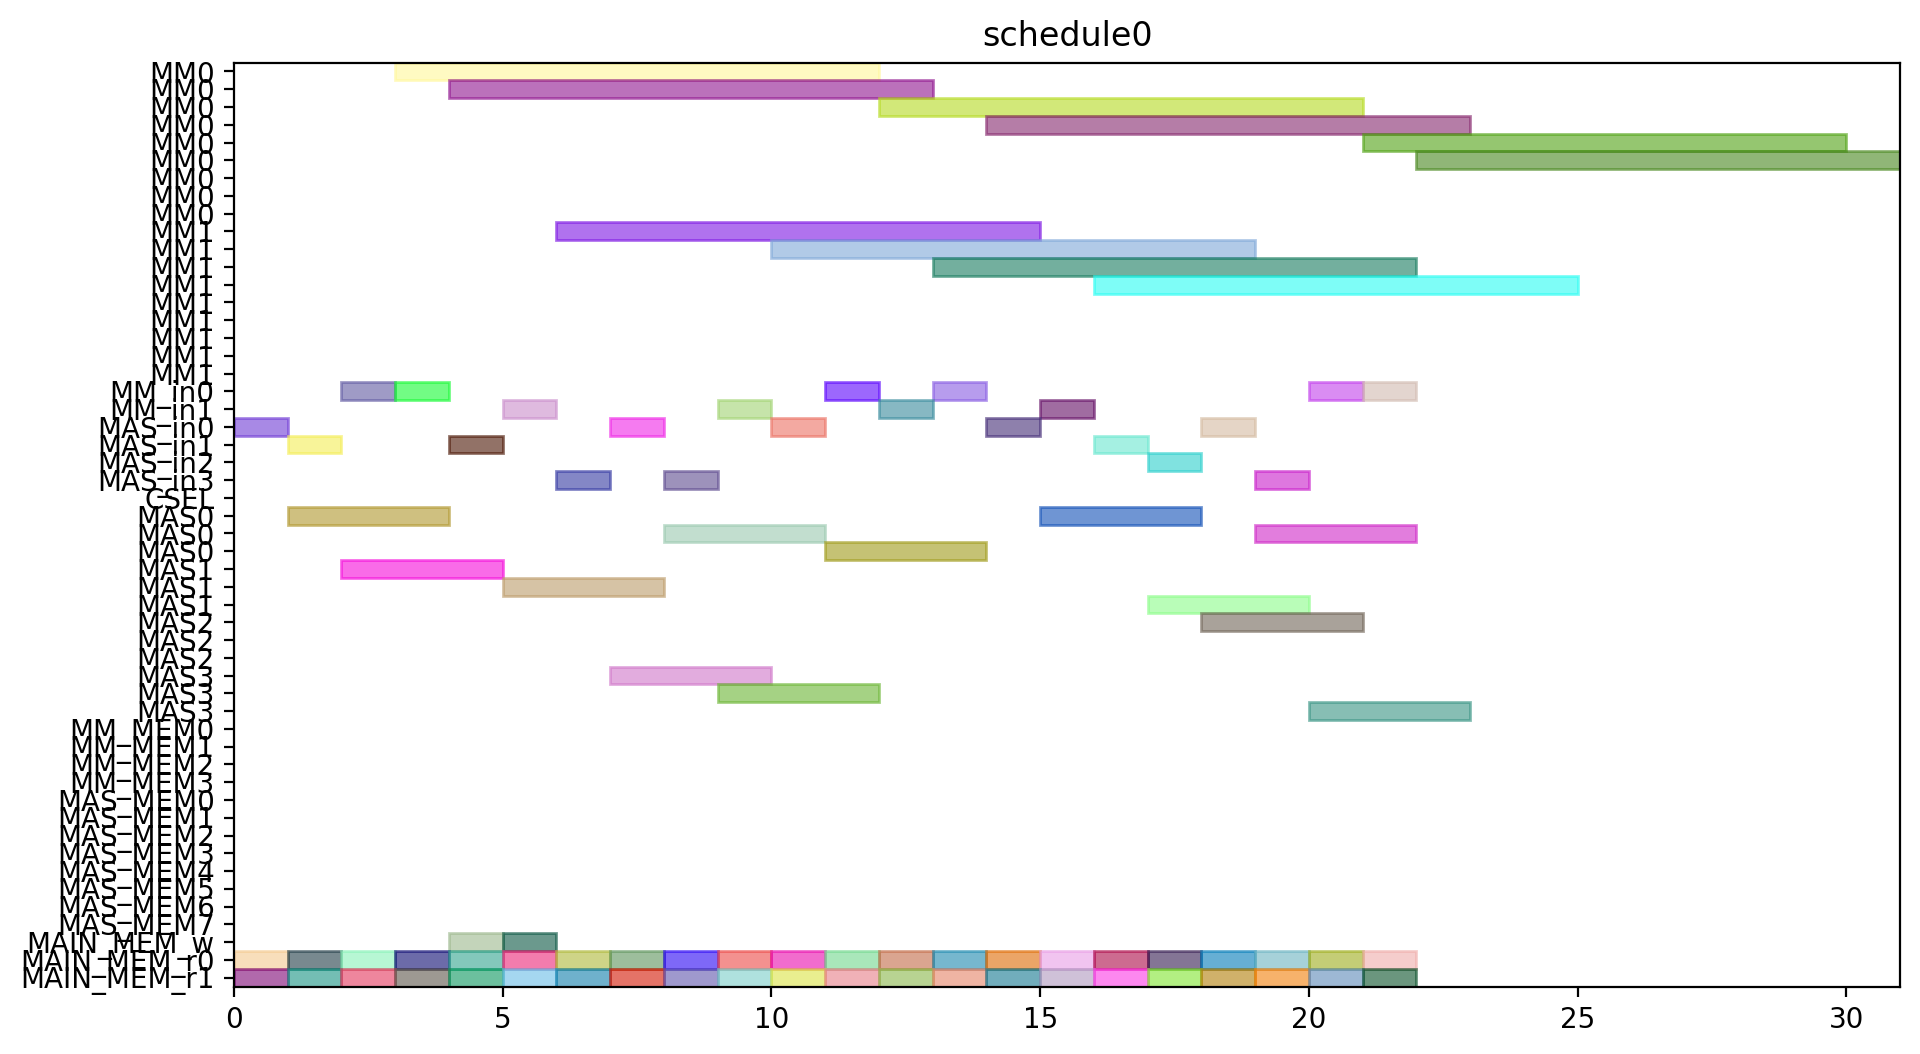

Python code for this plot:
from pyschedule import Scenario, solvers, plotters, alt


def solve():
	horizon = 120
	S = Scenario("schedule0", horizon=horizon)

	# resource
	MM = S.Resources('MM', num=2, size=9)
	MM_in = S.Resources('MM_in', num=2)
	MAS_in = S.Resources('MAS_in', num=4)
	CSEL = S.Resource('CSEL')
	MAS = S.Resources('MAS', num=4, size=3, periods=range(1, horizon))
	MM_MEM = S.Resources('MM_MEM', num=4)
	MAS_MEM = S.Resources('MAS_MEM', num=8)
	MAIN_MEM_w = S.Resource('MAIN_MEM_w', size=1)
	MAIN_MEM_r = S.Resources('MAIN_MEM_r', num=2)

	# result of previous scheduling

	# new tasks
	c10_t0 = S.Task('c10_t0', length=9, delay_cost=1)
	c10_t0 += alt(MM)
	c10_t0_in = S.Task('c10_t0_in', length=1, delay_cost=1)
	c10_t0_in += alt(MM_in)
	S += c10_t0_in*MM_in[0]<=c10_t0*MM[0]
	S += c10_t0_in*MM_in[1]<=c10_t0*MM[1]
	c10_t0_mem0 = S.Task('c10_t0_mem0', length=1, delay_cost=1)
	c10_t0_mem0 += MAIN_MEM_r[0]
	S += c10_t0_mem0 <= c10_t0

	c10_t0_mem1 = S.Task('c10_t0_mem1', length=1, delay_cost=1)
	c10_t0_mem1 += MAIN_MEM_r[1]
	S += c10_t0_mem1 <= c10_t0

	c10_t1 = S.Task('c10_t1', length=9, delay_cost=1)
	c10_t1 += alt(MM)
	c10_t1_in = S.Task('c10_t1_in', length=1, delay_cost=1)
	c10_t1_in += alt(MM_in)
	S += c10_t1_in*MM_in[0]<=c10_t1*MM[0]
	S += c10_t1_in*MM_in[1]<=c10_t1*MM[1]
	c10_t1_mem0 = S.Task('c10_t1_mem0', length=1, delay_cost=1)
	c10_t1_mem0 += MAIN_MEM_r[0]
	S += c10_t1_mem0 <= c10_t1

	c10_t1_mem1 = S.Task('c10_t1_mem1', length=1, delay_cost=1)
	c10_t1_mem1 += MAIN_MEM_r[1]
	S += c10_t1_mem1 <= c10_t1

	c10_t2 = S.Task('c10_t2', length=3, delay_cost=1)
	c10_t2 += alt(MAS)
	c10_t2_in = S.Task('c10_t2_in', length=1, delay_cost=1)
	c10_t2_in += alt(MAS_in)
	S += c10_t2_in*MAS_in[0]<=c10_t2*MAS[0]

	S += c10_t2_in*MAS_in[1]<=c10_t2*MAS[1]

	S += c10_t2_in*MAS_in[2]<=c10_t2*MAS[2]

	S += c10_t2_in*MAS_in[3]<=c10_t2*MAS[3]

	c10_t2_mem0 = S.Task('c10_t2_mem0', length=1, delay_cost=1)
	c10_t2_mem0 += MAIN_MEM_r[0]
	S += c10_t2_mem0 <= c10_t2

	c10_t2_mem1 = S.Task('c10_t2_mem1', length=1, delay_cost=1)
	c10_t2_mem1 += MAIN_MEM_r[1]
	S += c10_t2_mem1 <= c10_t2

	c10_t3 = S.Task('c10_t3', length=3, delay_cost=1)
	c10_t3 += alt(MAS)
	c10_t3_in = S.Task('c10_t3_in', length=1, delay_cost=1)
	c10_t3_in += alt(MAS_in)
	S += c10_t3_in*MAS_in[0]<=c10_t3*MAS[0]

	S += c10_t3_in*MAS_in[1]<=c10_t3*MAS[1]

	S += c10_t3_in*MAS_in[2]<=c10_t3*MAS[2]

	S += c10_t3_in*MAS_in[3]<=c10_t3*MAS[3]

	c10_t3_mem0 = S.Task('c10_t3_mem0', length=1, delay_cost=1)
	c10_t3_mem0 += MAIN_MEM_r[0]
	S += c10_t3_mem0 <= c10_t3

	c10_t3_mem1 = S.Task('c10_t3_mem1', length=1, delay_cost=1)
	c10_t3_mem1 += MAIN_MEM_r[1]
	S += c10_t3_mem1 <= c10_t3

	c20_t0 = S.Task('c20_t0', length=9, delay_cost=1)
	c20_t0 += alt(MM)
	c20_t0_in = S.Task('c20_t0_in', length=1, delay_cost=1)
	c20_t0_in += alt(MM_in)
	S += c20_t0_in*MM_in[0]<=c20_t0*MM[0]
	S += c20_t0_in*MM_in[1]<=c20_t0*MM[1]
	c20_t0_mem0 = S.Task('c20_t0_mem0', length=1, delay_cost=1)
	c20_t0_mem0 += MAIN_MEM_r[0]
	S += c20_t0_mem0 <= c20_t0

	c20_t0_mem1 = S.Task('c20_t0_mem1', length=1, delay_cost=1)
	c20_t0_mem1 += MAIN_MEM_r[1]
	S += c20_t0_mem1 <= c20_t0

	c20_t1 = S.Task('c20_t1', length=9, delay_cost=1)
	c20_t1 += alt(MM)
	c20_t1_in = S.Task('c20_t1_in', length=1, delay_cost=1)
	c20_t1_in += alt(MM_in)
	S += c20_t1_in*MM_in[0]<=c20_t1*MM[0]
	S += c20_t1_in*MM_in[1]<=c20_t1*MM[1]
	c20_t1_mem0 = S.Task('c20_t1_mem0', length=1, delay_cost=1)
	c20_t1_mem0 += MAIN_MEM_r[0]
	S += c20_t1_mem0 <= c20_t1

	c20_t1_mem1 = S.Task('c20_t1_mem1', length=1, delay_cost=1)
	c20_t1_mem1 += MAIN_MEM_r[1]
	S += c20_t1_mem1 <= c20_t1

	c20_t2 = S.Task('c20_t2', length=3, delay_cost=1)
	c20_t2 += alt(MAS)
	c20_t2_in = S.Task('c20_t2_in', length=1, delay_cost=1)
	c20_t2_in += alt(MAS_in)
	S += c20_t2_in*MAS_in[0]<=c20_t2*MAS[0]

	S += c20_t2_in*MAS_in[1]<=c20_t2*MAS[1]

	S += c20_t2_in*MAS_in[2]<=c20_t2*MAS[2]

	S += c20_t2_in*MAS_in[3]<=c20_t2*MAS[3]

	c20_t2_mem0 = S.Task('c20_t2_mem0', length=1, delay_cost=1)
	c20_t2_mem0 += MAIN_MEM_r[0]
	S += c20_t2_mem0 <= c20_t2

	c20_t2_mem1 = S.Task('c20_t2_mem1', length=1, delay_cost=1)
	c20_t2_mem1 += MAIN_MEM_r[1]
	S += c20_t2_mem1 <= c20_t2

	c20_t3 = S.Task('c20_t3', length=3, delay_cost=1)
	c20_t3 += alt(MAS)
	c20_t3_in = S.Task('c20_t3_in', length=1, delay_cost=1)
	c20_t3_in += alt(MAS_in)
	S += c20_t3_in*MAS_in[0]<=c20_t3*MAS[0]

	S += c20_t3_in*MAS_in[1]<=c20_t3*MAS[1]

	S += c20_t3_in*MAS_in[2]<=c20_t3*MAS[2]

	S += c20_t3_in*MAS_in[3]<=c20_t3*MAS[3]

	c20_t3_mem0 = S.Task('c20_t3_mem0', length=1, delay_cost=1)
	c20_t3_mem0 += MAIN_MEM_r[0]
	S += c20_t3_mem0 <= c20_t3

	c20_t3_mem1 = S.Task('c20_t3_mem1', length=1, delay_cost=1)
	c20_t3_mem1 += MAIN_MEM_r[1]
	S += c20_t3_mem1 <= c20_t3

	c01_t0 = S.Task('c01_t0', length=9, delay_cost=1)
	c01_t0 += alt(MM)
	c01_t0_in = S.Task('c01_t0_in', length=1, delay_cost=1)
	c01_t0_in += alt(MM_in)
	S += c01_t0_in*MM_in[0]<=c01_t0*MM[0]
	S += c01_t0_in*MM_in[1]<=c01_t0*MM[1]
	c01_t0_mem0 = S.Task('c01_t0_mem0', length=1, delay_cost=1)
	c01_t0_mem0 += MAIN_MEM_r[0]
	S += c01_t0_mem0 <= c01_t0

	c01_t0_mem1 = S.Task('c01_t0_mem1', length=1, delay_cost=1)
	c01_t0_mem1 += MAIN_MEM_r[1]
	S += c01_t0_mem1 <= c01_t0

	c01_t1 = S.Task('c01_t1', length=9, delay_cost=1)
	c01_t1 += alt(MM)
	c01_t1_in = S.Task('c01_t1_in', length=1, delay_cost=1)
	c01_t1_in += alt(MM_in)
	S += c01_t1_in*MM_in[0]<=c01_t1*MM[0]
	S += c01_t1_in*MM_in[1]<=c01_t1*MM[1]
	c01_t1_mem0 = S.Task('c01_t1_mem0', length=1, delay_cost=1)
	c01_t1_mem0 += MAIN_MEM_r[0]
	S += c01_t1_mem0 <= c01_t1

	c01_t1_mem1 = S.Task('c01_t1_mem1', length=1, delay_cost=1)
	c01_t1_mem1 += MAIN_MEM_r[1]
	S += c01_t1_mem1 <= c01_t1

	c01_t2 = S.Task('c01_t2', length=3, delay_cost=1)
	c01_t2 += alt(MAS)
	c01_t2_in = S.Task('c01_t2_in', length=1, delay_cost=1)
	c01_t2_in += alt(MAS_in)
	S += c01_t2_in*MAS_in[0]<=c01_t2*MAS[0]

	S += c01_t2_in*MAS_in[1]<=c01_t2*MAS[1]

	S += c01_t2_in*MAS_in[2]<=c01_t2*MAS[2]

	S += c01_t2_in*MAS_in[3]<=c01_t2*MAS[3]

	c01_t2_mem0 = S.Task('c01_t2_mem0', length=1, delay_cost=1)
	c01_t2_mem0 += MAIN_MEM_r[0]
	S += c01_t2_mem0 <= c01_t2

	c01_t2_mem1 = S.Task('c01_t2_mem1', length=1, delay_cost=1)
	c01_t2_mem1 += MAIN_MEM_r[1]
	S += c01_t2_mem1 <= c01_t2

	c01_t3 = S.Task('c01_t3', length=3, delay_cost=1)
	c01_t3 += alt(MAS)
	c01_t3_in = S.Task('c01_t3_in', length=1, delay_cost=1)
	c01_t3_in += alt(MAS_in)
	S += c01_t3_in*MAS_in[0]<=c01_t3*MAS[0]

	S += c01_t3_in*MAS_in[1]<=c01_t3*MAS[1]

	S += c01_t3_in*MAS_in[2]<=c01_t3*MAS[2]

	S += c01_t3_in*MAS_in[3]<=c01_t3*MAS[3]

	c01_t3_mem0 = S.Task('c01_t3_mem0', length=1, delay_cost=1)
	c01_t3_mem0 += MAIN_MEM_r[0]
	S += c01_t3_mem0 <= c01_t3

	c01_t3_mem1 = S.Task('c01_t3_mem1', length=1, delay_cost=1)
	c01_t3_mem1 += MAIN_MEM_r[1]
	S += c01_t3_mem1 <= c01_t3

	c11_t0 = S.Task('c11_t0', length=9, delay_cost=1)
	c11_t0 += alt(MM)
	c11_t0_in = S.Task('c11_t0_in', length=1, delay_cost=1)
	c11_t0_in += alt(MM_in)
	S += c11_t0_in*MM_in[0]<=c11_t0*MM[0]
	S += c11_t0_in*MM_in[1]<=c11_t0*MM[1]
	c11_t0_mem0 = S.Task('c11_t0_mem0', length=1, delay_cost=1)
	c11_t0_mem0 += MAIN_MEM_r[0]
	S += c11_t0_mem0 <= c11_t0

	c11_t0_mem1 = S.Task('c11_t0_mem1', length=1, delay_cost=1)
	c11_t0_mem1 += MAIN_MEM_r[1]
	S += c11_t0_mem1 <= c11_t0

	c11_t1 = S.Task('c11_t1', length=9, delay_cost=1)
	c11_t1 += alt(MM)
	c11_t1_in = S.Task('c11_t1_in', length=1, delay_cost=1)
	c11_t1_in += alt(MM_in)
	S += c11_t1_in*MM_in[0]<=c11_t1*MM[0]
	S += c11_t1_in*MM_in[1]<=c11_t1*MM[1]
	c11_t1_mem0 = S.Task('c11_t1_mem0', length=1, delay_cost=1)
	c11_t1_mem0 += MAIN_MEM_r[0]
	S += c11_t1_mem0 <= c11_t1

	c11_t1_mem1 = S.Task('c11_t1_mem1', length=1, delay_cost=1)
	c11_t1_mem1 += MAIN_MEM_r[1]
	S += c11_t1_mem1 <= c11_t1

	c11_t2 = S.Task('c11_t2', length=3, delay_cost=1)
	c11_t2 += alt(MAS)
	c11_t2_in = S.Task('c11_t2_in', length=1, delay_cost=1)
	c11_t2_in += alt(MAS_in)
	S += c11_t2_in*MAS_in[0]<=c11_t2*MAS[0]

	S += c11_t2_in*MAS_in[1]<=c11_t2*MAS[1]

	S += c11_t2_in*MAS_in[2]<=c11_t2*MAS[2]

	S += c11_t2_in*MAS_in[3]<=c11_t2*MAS[3]

	c11_t2_mem0 = S.Task('c11_t2_mem0', length=1, delay_cost=1)
	c11_t2_mem0 += MAIN_MEM_r[0]
	S += c11_t2_mem0 <= c11_t2

	c11_t2_mem1 = S.Task('c11_t2_mem1', length=1, delay_cost=1)
	c11_t2_mem1 += MAIN_MEM_r[1]
	S += c11_t2_mem1 <= c11_t2

	c11_t3 = S.Task('c11_t3', length=3, delay_cost=1)
	c11_t3 += alt(MAS)
	c11_t3_in = S.Task('c11_t3_in', length=1, delay_cost=1)
	c11_t3_in += alt(MAS_in)
	S += c11_t3_in*MAS_in[0]<=c11_t3*MAS[0]

	S += c11_t3_in*MAS_in[1]<=c11_t3*MAS[1]

	S += c11_t3_in*MAS_in[2]<=c11_t3*MAS[2]

	S += c11_t3_in*MAS_in[3]<=c11_t3*MAS[3]

	c11_t3_mem0 = S.Task('c11_t3_mem0', length=1, delay_cost=1)
	c11_t3_mem0 += MAIN_MEM_r[0]
	S += c11_t3_mem0 <= c11_t3

	c11_t3_mem1 = S.Task('c11_t3_mem1', length=1, delay_cost=1)
	c11_t3_mem1 += MAIN_MEM_r[1]
	S += c11_t3_mem1 <= c11_t3

	c21_t0 = S.Task('c21_t0', length=9, delay_cost=1)
	c21_t0 += alt(MM)
	c21_t0_in = S.Task('c21_t0_in', length=1, delay_cost=1)
	c21_t0_in += alt(MM_in)
	S += c21_t0_in*MM_in[0]<=c21_t0*MM[0]
	S += c21_t0_in*MM_in[1]<=c21_t0*MM[1]
	c21_t0_mem0 = S.Task('c21_t0_mem0', length=1, delay_cost=1)
	c21_t0_mem0 += MAIN_MEM_r[0]
	S += c21_t0_mem0 <= c21_t0

	c21_t0_mem1 = S.Task('c21_t0_mem1', length=1, delay_cost=1)
	c21_t0_mem1 += MAIN_MEM_r[1]
	S += c21_t0_mem1 <= c21_t0

	c21_t1 = S.Task('c21_t1', length=9, delay_cost=1)
	c21_t1 += alt(MM)
	c21_t1_in = S.Task('c21_t1_in', length=1, delay_cost=1)
	c21_t1_in += alt(MM_in)
	S += c21_t1_in*MM_in[0]<=c21_t1*MM[0]
	S += c21_t1_in*MM_in[1]<=c21_t1*MM[1]
	c21_t1_mem0 = S.Task('c21_t1_mem0', length=1, delay_cost=1)
	c21_t1_mem0 += MAIN_MEM_r[0]
	S += c21_t1_mem0 <= c21_t1

	c21_t1_mem1 = S.Task('c21_t1_mem1', length=1, delay_cost=1)
	c21_t1_mem1 += MAIN_MEM_r[1]
	S += c21_t1_mem1 <= c21_t1

	c21_t2 = S.Task('c21_t2', length=3, delay_cost=1)
	c21_t2 += alt(MAS)
	c21_t2_in = S.Task('c21_t2_in', length=1, delay_cost=1)
	c21_t2_in += alt(MAS_in)
	S += c21_t2_in*MAS_in[0]<=c21_t2*MAS[0]

	S += c21_t2_in*MAS_in[1]<=c21_t2*MAS[1]

	S += c21_t2_in*MAS_in[2]<=c21_t2*MAS[2]

	S += c21_t2_in*MAS_in[3]<=c21_t2*MAS[3]

	c21_t2_mem0 = S.Task('c21_t2_mem0', length=1, delay_cost=1)
	c21_t2_mem0 += MAIN_MEM_r[0]
	S += c21_t2_mem0 <= c21_t2

	c21_t2_mem1 = S.Task('c21_t2_mem1', length=1, delay_cost=1)
	c21_t2_mem1 += MAIN_MEM_r[1]
	S += c21_t2_mem1 <= c21_t2

	c21_t3 = S.Task('c21_t3', length=3, delay_cost=1)
	c21_t3 += alt(MAS)
	c21_t3_in = S.Task('c21_t3_in', length=1, delay_cost=1)
	c21_t3_in += alt(MAS_in)
	S += c21_t3_in*MAS_in[0]<=c21_t3*MAS[0]

	S += c21_t3_in*MAS_in[1]<=c21_t3*MAS[1]

	S += c21_t3_in*MAS_in[2]<=c21_t3*MAS[2]

	S += c21_t3_in*MAS_in[3]<=c21_t3*MAS[3]

	c21_t3_mem0 = S.Task('c21_t3_mem0', length=1, delay_cost=1)
	c21_t3_mem0 += MAIN_MEM_r[0]
	S += c21_t3_mem0 <= c21_t3

	c21_t3_mem1 = S.Task('c21_t3_mem1', length=1, delay_cost=1)
	c21_t3_mem1 += MAIN_MEM_r[1]
	S += c21_t3_mem1 <= c21_t3

	c000 = S.Task('c000', length=3, delay_cost=1)
	c000 += alt(MAS)
	c000_in = S.Task('c000_in', length=1, delay_cost=1)
	c000_in += alt(MAS_in)
	S += c000_in*MAS_in[0]<=c000*MAS[0]

	S += c000_in*MAS_in[1]<=c000*MAS[1]

	S += c000_in*MAS_in[2]<=c000*MAS[2]

	S += c000_in*MAS_in[3]<=c000*MAS[3]

	S += 0<c000

	c000_w = S.Task('c000_w', length=1, delay_cost=1)
	c000_w += alt(MAIN_MEM_w)
	S += c000 <= c000_w

	c000_mem0 = S.Task('c000_mem0', length=1, delay_cost=1)
	c000_mem0 += MAIN_MEM_r[0]
	S += c000_mem0 <= c000

	c000_mem1 = S.Task('c000_mem1', length=1, delay_cost=1)
	c000_mem1 += MAIN_MEM_r[1]
	S += c000_mem1 <= c000

	c001 = S.Task('c001', length=3, delay_cost=1)
	c001 += alt(MAS)
	c001_in = S.Task('c001_in', length=1, delay_cost=1)
	c001_in += alt(MAS_in)
	S += c001_in*MAS_in[0]<=c001*MAS[0]

	S += c001_in*MAS_in[1]<=c001*MAS[1]

	S += c001_in*MAS_in[2]<=c001*MAS[2]

	S += c001_in*MAS_in[3]<=c001*MAS[3]

	S += 0<c001

	c001_w = S.Task('c001_w', length=1, delay_cost=1)
	c001_w += alt(MAIN_MEM_w)
	S += c001 <= c001_w

	c001_mem0 = S.Task('c001_mem0', length=1, delay_cost=1)
	c001_mem0 += MAIN_MEM_r[0]
	S += c001_mem0 <= c001

	c001_mem1 = S.Task('c001_mem1', length=1, delay_cost=1)
	c001_mem1 += MAIN_MEM_r[1]
	S += c001_mem1 <= c001

	solvers.mip.solve(S,msg=1,kind='CPLEX',ratio_gap=1.01)

	solution = [['hoge']*len(S.solution()[1]) for i in range(len(S.solution()))]
	for i in range(len(S.solution())):
		for j in range(len(S.solution()[i])):
			solution[i][j]=str(S.solution()[i][j])
	print(solution)

	cycles = int(solution[-1][3])

	pic_file_name = "/mnt/rose/usr1/fukuda/ABE/multiRAM_multiMAS_16mux/scheduling_result/stage9MM2_stage3MAS4/FROB/schedule0.png"
	if(S.solution() != []):
		plotters.matplotlib.plot(S,img_filename=pic_file_name, show_task_labels=False, fig_size=(cycles*0.25+3, 6))

	return solution
